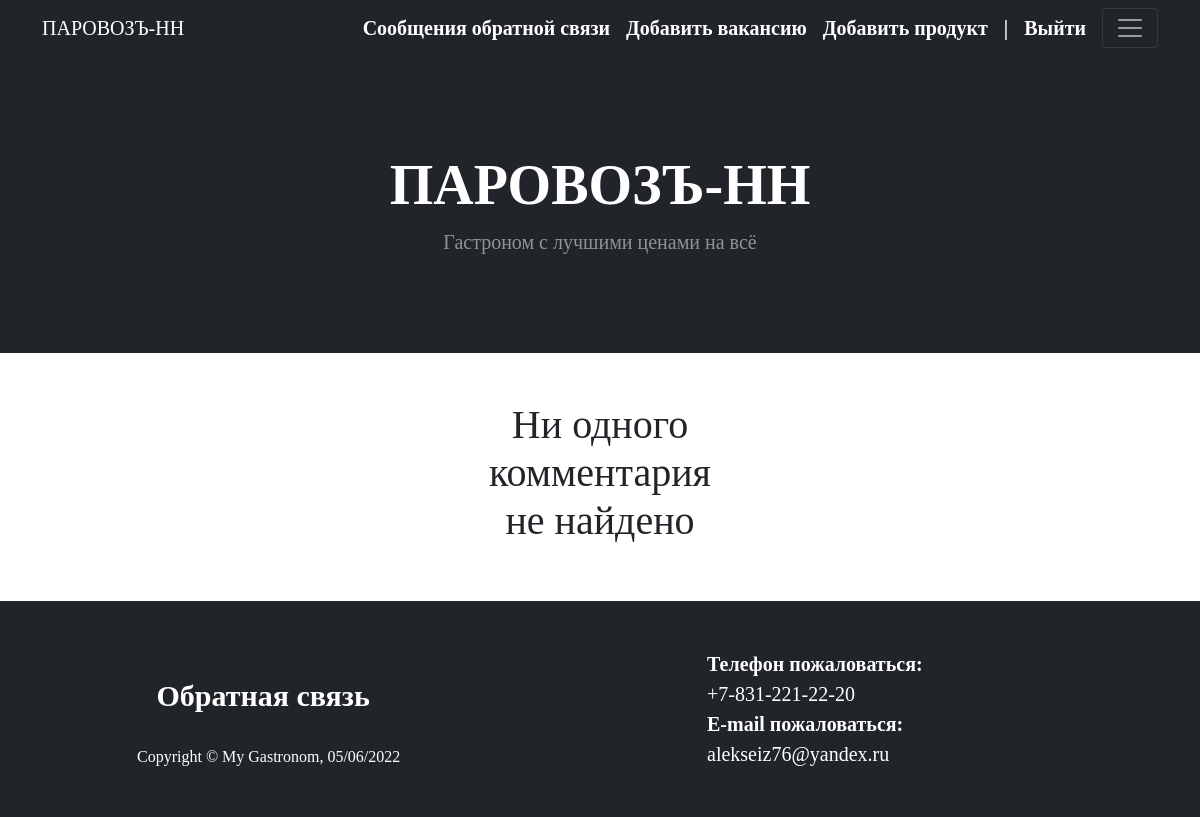
Before: /comments (signed in) with the older database file.
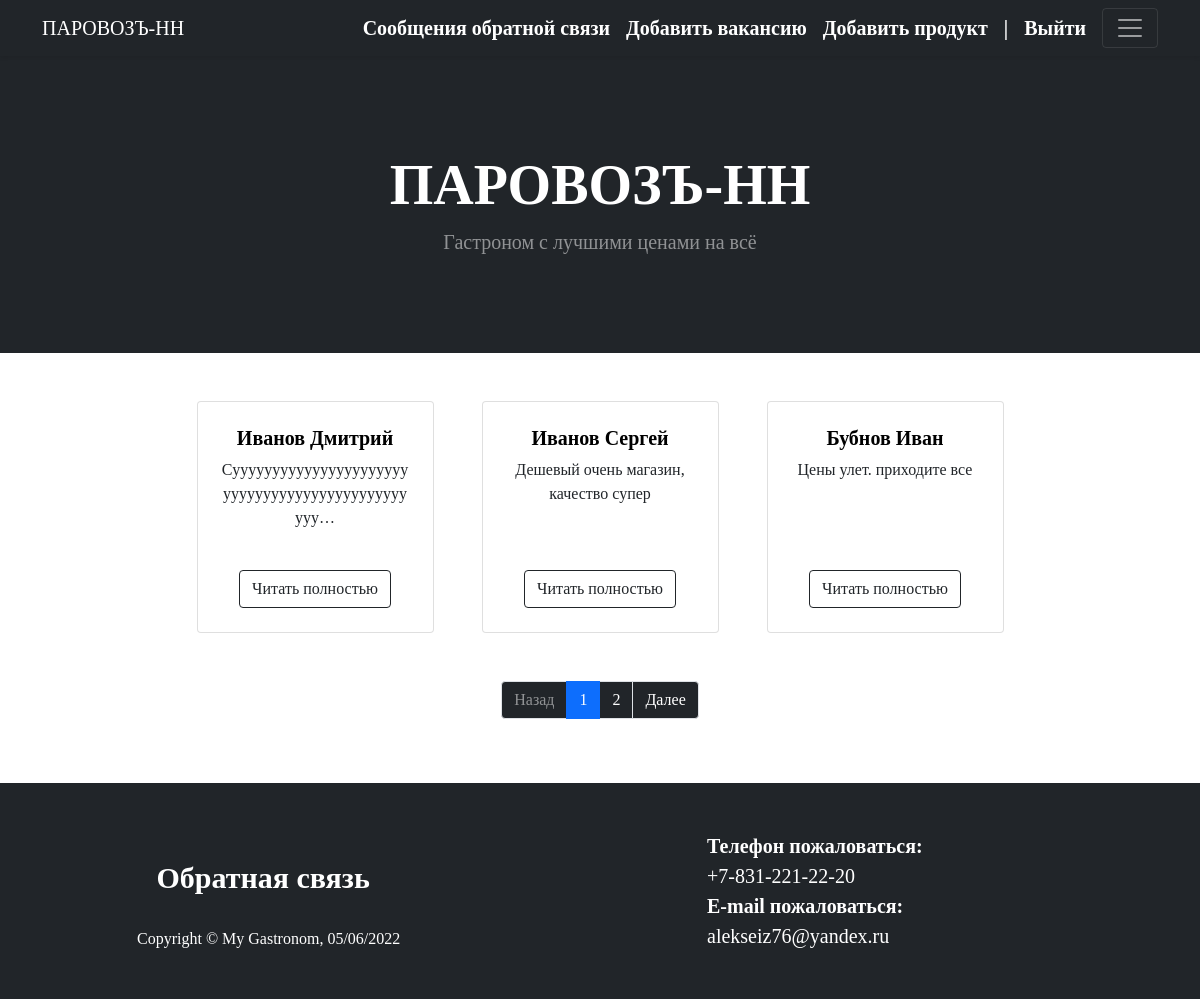
After: the same page with the newer database file.
### gastronom/models.py (models this page shows, shortened)
class Comments(models.Model):
    objects = models.Manager()
    first_name = models.CharField('Имя', max_length=200)
    last_name = models.CharField('Фамилия', max_length=200)
    email = models.EmailField('Email', max_length=200)
    message = models.TextField('Сообщение', max_length=1000)
    created_date = models.DateTimeField('Время публикации', auto_now=True)
    class Meta:
        verbose_name = 'Сообщение обратной связи'
        verbose_name_plural = "Сообщения обратной связи"
        ordering = ('-created_date',)

### gastronom/views.py (the view)
# urls.py: path('comments', views.CommentsIndex.as_view(), name='comments'),
class CommentsIndex(ContextMixin, UserData, LoginRequiredMixin, ListView):
    raise_exception = True
    model = Comments
    template_name = 'gastronom/comments.html'
    context_object_name = 'comments'
    paginate_by = 3
    allow_empty = True
    def get_context_data(self, **kwargs):
        context = super().get_context_data()
        logger.info('Getting comments page', extra=self.get_user_data())
        user_context = self.get_user_context(title='Обратная связь')
        context.update(user_context)
        return context

### gastronom/utils.py (called while the page is built)
    def get_user_context(self, **kwargs):
        context = kwargs
        cats = cache.get('categories')
        if not cats:
            cats = Category.objects.all()
            cache.set('categories', cats, 60)
        context['categories'] = cats
        return context

    def get_user_data(self):
        extra_user = {
            'username': self.request.user,
            'userip': self.request.META['REMOTE_ADDR'],
            'path': self.request.path
        }
        return extra_user

### gastronom/templates/gastronom/comments.html (shortened to what this page needs)
{% extends 'gastronom/base.html' %}
{% block content %}
<div class="container">
    <div class="row gx-4 gx-lg-5 row-cols-2 row-cols-md-3 row-cols-xl-4 justify-content-center">
        {% for c in comments %}
        <div class="card-group">
            <div class="card">
                <div class="card-body flex-fill p-4">
                    <div class="text-center">
                        <a style="text-decoration: none; color: black" href="{% url 'gastronom:show_comment' c.pk %}">
                            <h5 class="fw-bolder">{{c.last_name|title }} {{c.first_name|title }}</h5></a>
                        <p>{{c.message| truncatechars:50 }}</p>
                    </div>
                </div>
                <div class="card-footer p-4 pt-0 border-top-0 bg-transparent">
                    <div class="text-center">
                        <a class="btn btn-outline-dark mt-auto"
                           href="{% url 'gastronom:show_comment' c.pk %}">Читать полностью</a>
                    </div>
                </div>
            </div>
        </div>
        {% empty %}
        <h1>Ни одного комментария не найдено</h1>
        {% endfor %}
    </div>
</div>
{% if page_obj.has_other_pages %}
<nav class='mt-5' aria-label="Page navigation example">
    <ul class="pagination justify-content-center">
        {% if page_obj.has_previous %}
        <li class="page-item">
            <a class="page-link bg-dark text-white" href="?page={{page_obj.previous_page_number}}">Назад</a>
        </li>
        {% else %}
        <li class="page-item disabled">
            <span class="page-link bg-dark text-white-50">Назад</span>
        </li>
        {% endif %}
        {% for page in paginator.page_range %}
        {% if page_obj.number == page %}
        <li class="page-item active">
            <a class="page-link" href="?page={{page}}">{{page}}</a>
        </li>
        {% elif page >= page_obj.number|add:-2 and page <= page_obj.number|add:2 %}
        <li class="page-item"><a class="page-link bg-dark text-white" href="?page={{page}}">{{page}}</a></li>
        {% endif %}
        {% endfor %}
        {% if page_obj.has_next %}
        <li class="page-item">
            <a class="page-link bg-dark text-white" href="?page={{page_obj.next_page_number}}">Далее</a>
        </li>
        {% else %}
        <li class="page-item disabled">
            <span class="page-link bg-dark text-white-50">Далее</span>
        </li>
        {% endif %}
    </ul>
</nav>
{% endif%}
{% endblock content %}

Changed rows visible on the page:
added Comments: last_name "Иванов", first_name "Дмитрий", message "Суууууууууууууууууууууууууууууууууууууууууууууууу…"
added Comments: last_name "Иванов", first_name "Сергей", message "Дешевый очень магазин, качество супер"
added Comments: last_name "Бубнов", first_name "Иван", message "Цены улет. приходите все"
Other visible differences:
text no longer shown: "Ни одного комментария не найдено"
text now shown: "Назад Далее"
new list line: "1"
new list line: "2"
